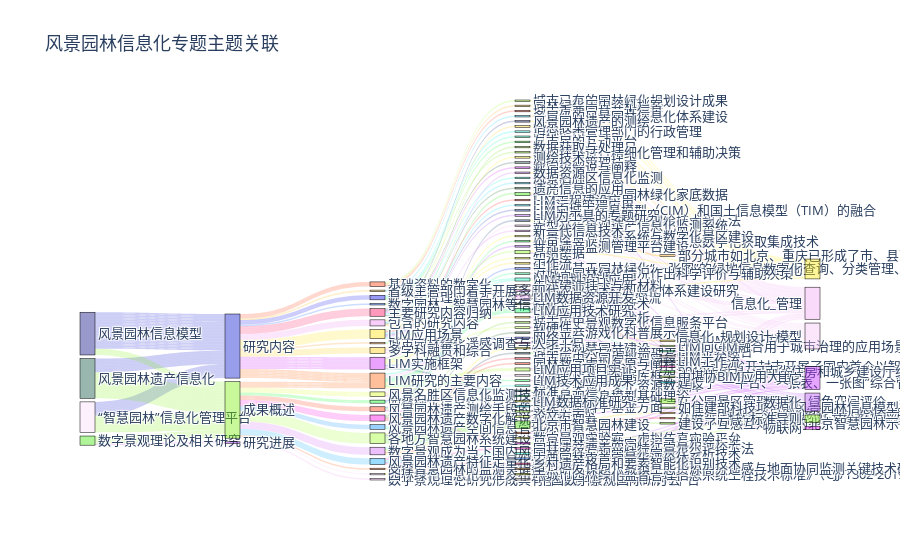

The cell this chart's notebook holds for it:
### Code cell
fig = go.Figure(data=[go.Sankey(
    valueformat = ".0f",
    valuesuffix = "TWh",
    # Define nodes
    node = dict(
      pad = 15,
      thickness = 15,
      line = dict(color = "black", width = 0.5),
      label =nodes,
      color =nodes_colors
    ),
    # Add links
    link = dict(
      source =edge_source,
      target =edge_target,
      value=link_value,
      label=link_label,
      color =link_color_rgba
))])


title_text="风景园林信息化专题主题关联"
font_size=13
height=2700
fig.update_layout(title_text=title_text,font_size=font_size,height=height)
fig.show()

html_savePath='./html/digital thematic subject association_s.html' #_m
fig.write_html("%s"%html_savePath)

### Figure 1 — Plotly figure (JSON) as saved in the notebook; plotly's stock layout.template omitted (floating-point values rounded to 4 significant figures; data arrays with more than 128 entries replaced by an {"elided": "..."} marker saying what was removed)
{"data": [{"link": {"color": {"elided": "340 str values"}, "label": {"elided": "340 str values"}, "source": {"elided": "340 int values"}, "target": {"elided": "340 int values"}, "value": {"elided": "340 int values"}}, "node": {"color": ["rgba(57, 228, 0, 0.4)", "rgba(249, 220, 250, 0.4)", "rgba(0, 74, 55, 0.4)", "rgba(0, 0, 128, 0.4)", "rgba(172, 41, 255, 0.4)", "rgba(119, 238, 0, 0.4)", "rgba(0, 13, 205, 0.4)", "rgba(239, 155, 241, 0.4)", "rgba(205, 97, 244, 0.4)", "rgba(255, 57, 0, 0.4)", "rgba(0, 0, 238, 0.4)", "rgba(255, 136, 8, 0.4)", "rgba(0, 84, 255, 0.4)", "rgba(255, 185, 13, 0.4)", "rgba(0, 254, 31, 0.4)", "rgba(159, 255, 35, 0.4)", "rgba(248, 210, 249, 0.4)", "rgba(255, 79, 1, 0.4)", "rgba(236, 132, 238, 0.4)", "rgba(255, 0, 88, 0.4)", "rgba(255, 47, 0, 0.4)", "rgba(0, 169, 255, 0.4)", "rgba(0, 141, 255, 0.4)", "rgba(218, 255, 31, 0.4)", "rgba(255, 0, 230, 0.4)", "rgba(255, 222, 0, 0.4)", "rgba(255, 205, 5, 0.4)", "rgba(206, 24, 255, 0.4)", "rgba(255, 95, 3, 0.4)", "rgba(254, 247, 254, 0.4)", "rgba(0, 241, 254, 0.4)", "rgba(107, 219, 0, 0.4)", "rgba(204, 255, 43, 0.4)", "rgba(255, 66, 0, 0.4)", "rgba(255, 227, 0, 0.4)", "rgba(150, 255, 27, 0.4)", "rgba(255, 169, 12, 0.4)", "rgba(255, 38, 0, 0.4)", "rgba(0, 250, 241, 0.4)", "rgba(0, 250, 169, 0.4)", "rgba(12, 254, 10, 0.4)", "rgba(44, 236, 0, 0.4)", "rgba(115, 232, 0, 0.4)", "rgba(0, 206, 255, 0.4)", "rgba(0, 56, 255, 0.4)", "rgba(0, 250, 114, 0.4)", "rgba(70, 221, 0, 0.4)", "rgba(255, 247, 0, 0.4)", "rgba(0, 43, 71, 0.4)", "rgba(255, 242, 0, 0.4)", "rgba(255, 120, 6, 0.4)", "rgba(255, 200, 7, 0.4)", "rgba(255, 190, 11, 0.4)", "rgba(0, 215, 255, 0.4)", "rgba(0, 88, 22, 0.4)", "rgba(0, 14, 109, 0.4)", "rgba(0, 72, 33, 0.4)", "rgba(0, 58, 52, 0.4)", "rgba(220, 17, 255, 0.4)", "rgba(0, 254, 228, 0.4)", "rgba(0, 47, 121, 0.4)", "rgba(0, 253, 52, 0.4)", "rgba(248, 3, 251, 0.4)", "rgba(255, 0, 194, 0.4)", "rgba(0, 252, 202, 0.4)", "rgba(0, 112, 255, 0.4)", "rgba(255, 0, 123, 0.4)", "rgba(246, 201, 247, 0.4)", "rgba(0, 253, 215, 0.4)", "rgba(0, 250, 135, 0.4)", "rgba(244, 183, 245, 0.4)", "rgba(245, 252, 7, 0.4)", "rgba(158, 50, 253, 0.4)", "rgba(255, 0, 35, 0.4)", "rgba(255, 28, 0, 0.4)", "rgba(95, 206, 0, 0.4)", "rgba(0, 87, 15, 0.4)", "rgba(103, 212, 0, 0.4)", "rgba(0, 251, 189, 0.4)", "rgba(255, 9, 0, 0.4)", "rgba(0, 224, 255, 0.4)", "rgba(0, 27, 171, 0.4)", "rgba(170, 62, 251, 0.4)", "rgba(255, 237, 0, 0.4)", "rgba(217, 109, 241, 0.4)", "rgba(251, 229, 251, 0.4)", "rgba(237, 141, 240, 0.4)", "rgba(132, 254, 11, 0.4)", "rgba(195, 255, 51, 0.4)", "rgba(0, 28, 255, 0.4)", "rgba(194, 86, 246, 0.4)", "rgba(236, 255, 15, 0.4)", "rgba(255, 218, 0, 0.4)", "rgba(0, 61, 88, 0.4)", "rgba(229, 121, 239, 0.4)", "rgba(227, 255, 23, 0.4)", "rgba(0, 251, 93, 0.4)", "rgba(242, 173, 244, 0.4)", "rgba(168, 255, 43, 0.4)", "rgba(0, 252, 73, 0.4)", "rgba(0, 192, 255, 0.4)", "rgba(255, 153, 10, 0.4)", "rgba(255, 19, 0, 0.4)", "rgba(0, 232, 255, 0.4)", "rgba(125, 248, 3, 0.4)", "rgba(255, 210, 3, 0.4)", "rgba(111, 225, 0, 0.4)", "rgba(255, 0, 159, 0.4)", "rgba(25, 247, 0, 0.4)", "rgba(82, 213, 0, 0.4)", "rgba(0, 250, 156, 0.4)", "rgba(252, 238, 252, 0.4)", "rgba(0, 29, 90, 0.4)", "rgba(255, 195, 9, 0.4)", "rgba(177, 255, 51, 0.4)", "rgba(186, 255, 59, 0.4)", "rgba(255, 232, 0, 0.4)", "rgba(182, 74, 248, 0.4)", "rgba(241, 164, 243, 0.4)", "rgba(245, 192, 246, 0.4)", "rgba(234, 10, 255, 0.4)", "rgba(141, 255, 19, 0.4)", "rgba(193, 30, 255, 0.4)"], "label": ["数字景观理论及相关研究", "“智慧园林”信息化管理平台", "风景园林遗产信息化", "风景园林信息模型", "研究进展", "成果概述", "研究内容", "数字景观理论研究形成具有重要影响力的学术研究平台", "数字景观成为当下国内风景园林业界的研究热点之一", "基础资料的数字化", "数字化管理应用在行政审批管理和行业信息交流", "城市园林绿化遥感调查与测评工作", "数字园林、智慧园林等信息平台建设", "省级主管部门着手开展多层级的风景园林信息化体系建设研究", "园林绿化信息化试点探索", "各地方智慧园林系统建设", "园林绿化信息化标准发布", "支撑智慧园林的监测关键技术", "包含的研究内容", "主要研究内容归纳", "风景园林遗产测绘手段的提升与创新", "风景园林遗产特征定量化分析技术", "风景园林遗产空间信息管理技术", "风景名胜区信息化监测技术", "风景园林遗产数字化解说与阐释技术", "LIM应用场景", "多学科融贯和综合", "LIM实施框架", "LIM研究的主要内容", "“中国数字景观国际研讨会”", "国家自然科学基金方面", "著作方面", "论文方面", "教学内容方面", "数字景观实验室、虚拟仿真实验平台", "城市已有的园林绿化规划设计成果", "园林绿化历史资料档案", "城市重要园林苗木信息", "园林绿化管理部门的行政管理", "对外窗口", "与市民的互动平台", "在空间上摸清了园林绿化家底数据", "运用数据进行精细化管理和辅助决策", "多层级的风景园林信息化体系建设", "实现了基于园林绿化“一张图”的绿地信息的空间查询、分类管理、统计分析和更新维护", "对城市园林绿化情况作出科学评价与辅助决策", "北京市智慧园林建设", "开封市智慧园林建设", "河南省“省-市”两级管理平台实践", "《城市园林绿化监督管理信息系统工程技术标准》（CJJ/T302-2019）", "重点研发课题《城镇生态资源高分遥感与地面协同监测关键技术研究》", "信息收集", "对象特征识别与分析", "信息管理", "遗产信息的应用", "风景园林遗产的测绘", "特征定量化分析技术", "空间信息管理技术", "数字化解说与阐释", "风景名胜区信息化监测", "园林遗产三维数字化测绘技术和方法", "乡村风景遗产全要素空间信息数字化获取集成技术", "风景园林遗产数字化记录与档案标准", "园林遗产要素空间特征定量化评价方法", "园林路径与视觉特征定量化分析技术", "古典园林审美定量化评价体系", "乡村遗产格局和要素智能化识别技术", "风景遗产基础数据库框架与功能", "园林专类遗产文化资源数据库", "遗产景观信息模型基础理论", "大型文化景观遗产信息化监测系统", "风景区监管信息系统与数字化景区建设", "世界遗产监测管理平台建设", "城市历史公园虚拟现实复原技术", "园林数字虚拟复原与阐释技术", "城市历史景观数字化信息服务平台", "园林遗产游戏化科普展示技术", "数据获取与处理", "LIM规划设计应用", "LIM工程建设应用", "LIM运维管理应用", "LIM向城市信息模型（CIM）和国土信息模型（TIM）的融合", "LIM为工具的专题研究", "测绘技术", "新一代信息技术", "先进建造技术与新材料", "现代农业技术", "基础数据", "软硬件", "网络平台", "数据资源", "知识库", "工作流", "标准", "人才", "LIM数据标准研究", "LIM应用技术研究", "LIM数据资源开发", "LIM应用项目实证", "LIM技术应用成果", null, "部分城市如北京、重庆已形成了市、县两级园林绿化信息管理平台", "《智慧园林建设指导意见》《智慧园林建设导则》《智能灌溉建设导则》", "建设了“一平台、一张表、一张图”综合管理框架", "在公园景区管理服务、绿色空间评价、养护管理等方面推进人工智能、物联网等新一代信息技术与园林绿化的融合发展", "开展了“绿视率”、游园赏花等大数据应用实践与探索", "建设了互感互知互动的北京智慧园林示范应用建设", "2017河南省开封市开展了国内首个以智能养护为目标的智慧园林平台试点建设", "2019年6月，河南省住房和城乡建设厅组织建成了“河南省园林绿化信息管理与辅助决策平台”", "如住建部科技项目《风景园林信息模型（LIM）数据标准研究》", "LIM数据融合", "LIM平台", "LIM工作流", "苗木LIM模型开发等", "LIM向CIM融合用于城市治理的应用场景", "中堪协BIM应用大赛", "数字化", "数据化", "信息化_管理", "信息化_规划设计-模型", "物联网", "标准导则", "其它"], "line": {"color": "black", "width": 0.5}, "pad": 15, "thickness": 15}, "type": "sankey", "valueformat": ".0f", "valuesuffix": "TWh"}], "layout": {"autosize": true, "font": {"size": 13}, "title": {"text": "风景园林信息化专题主题关联"}}}
